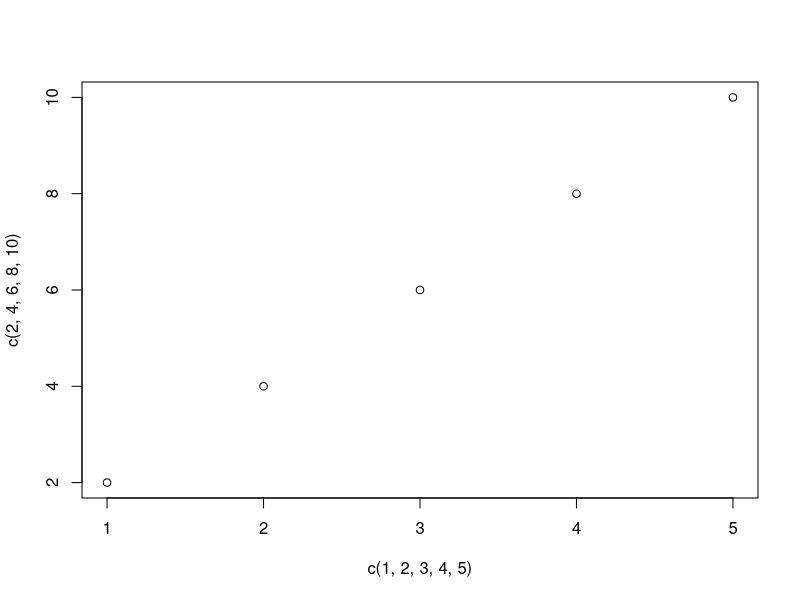
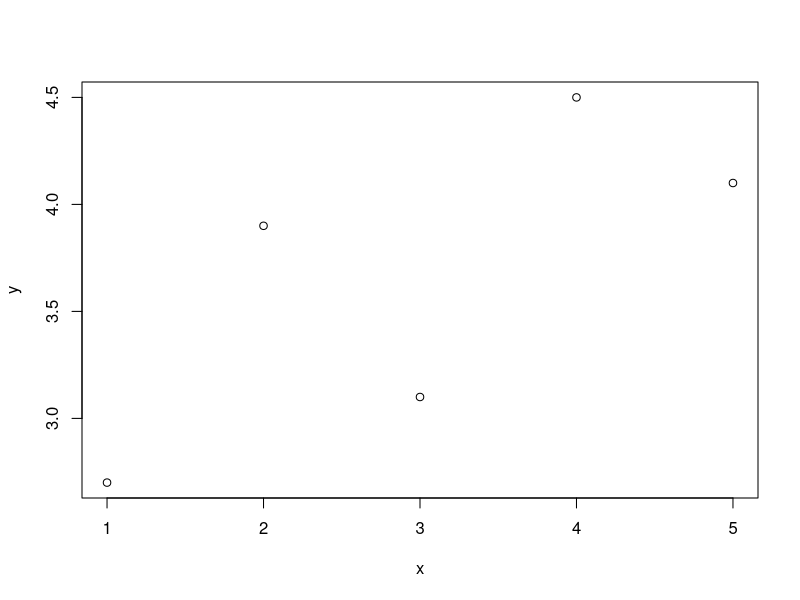
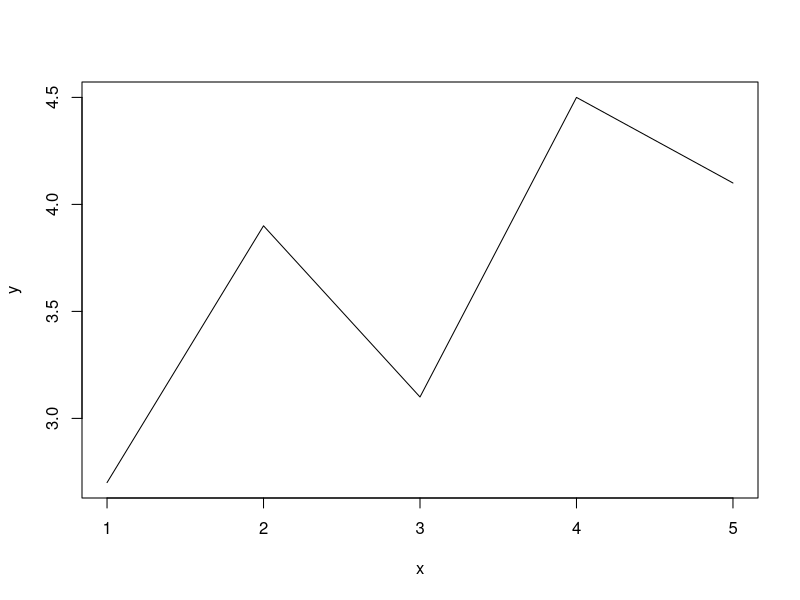
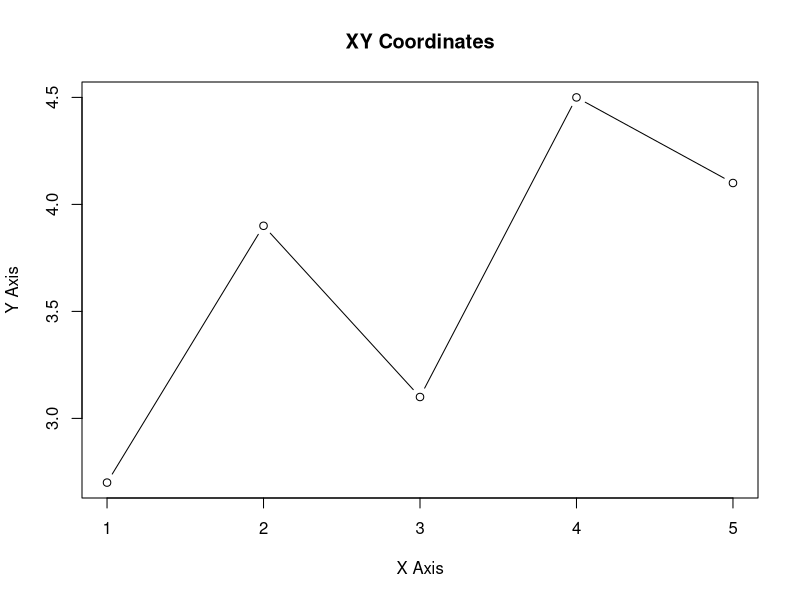
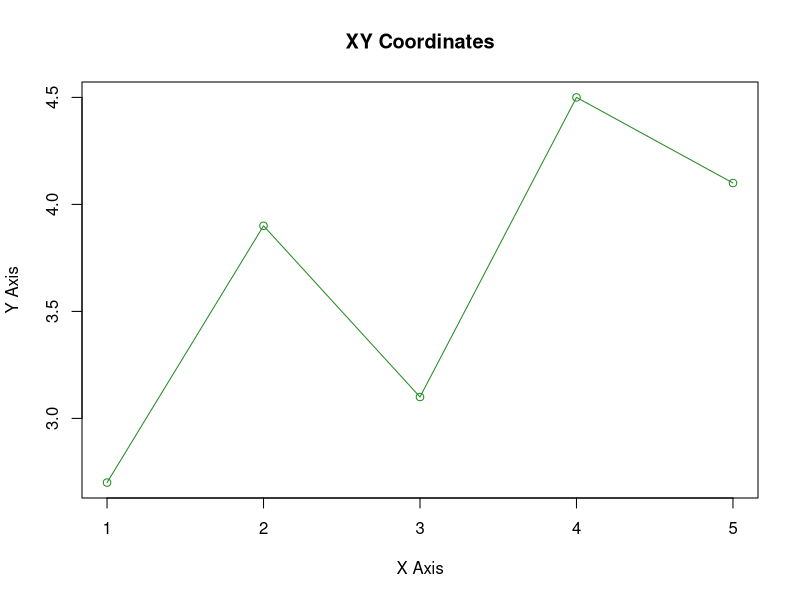
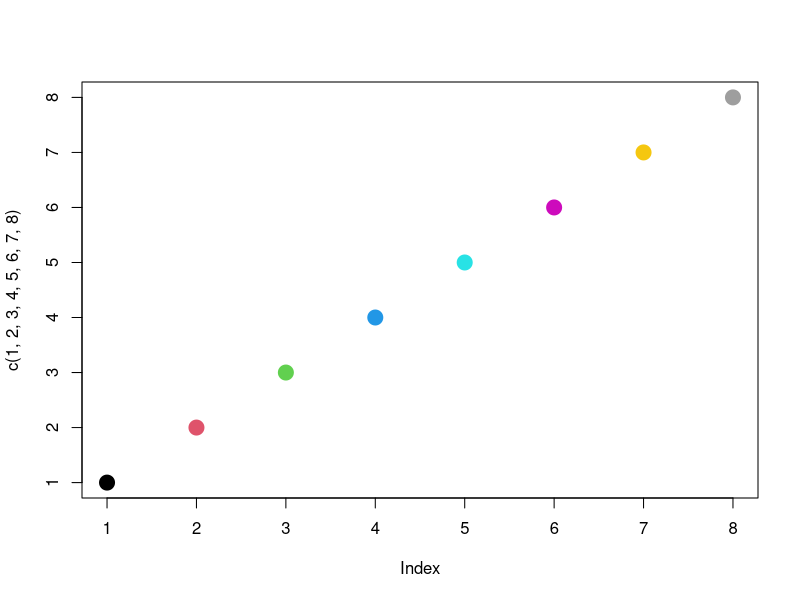
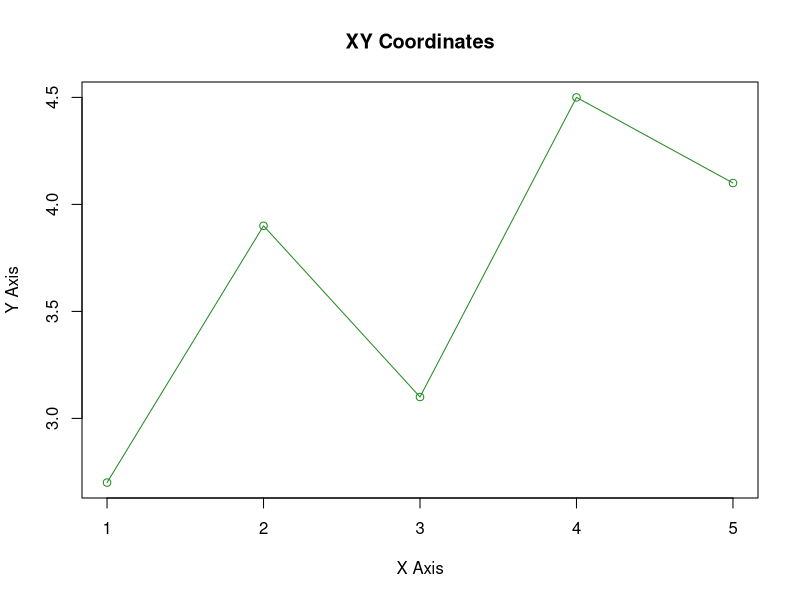
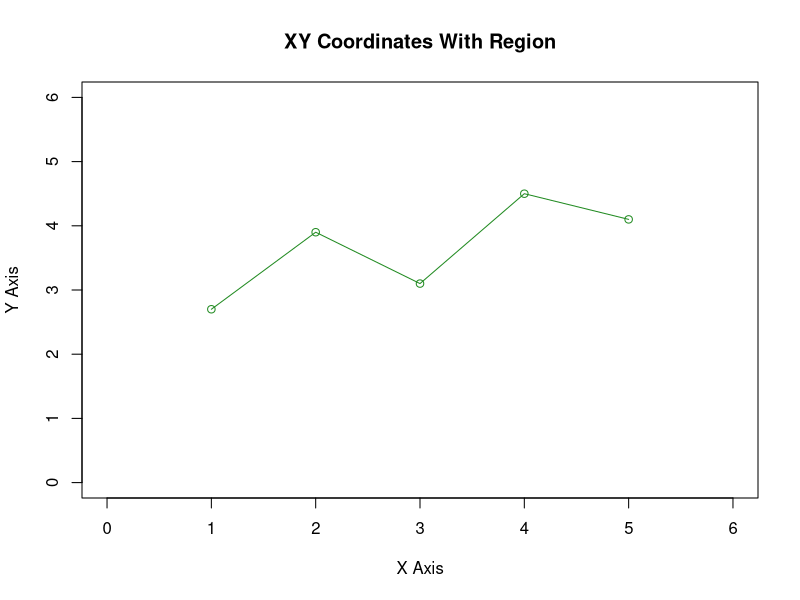

Source code (R) for these figures, in order:
## ---- chunk 1
knitr::opts_chunk$set(warning = FALSE)
knitr::opts_chunk$set(message = FALSE)
## ---- chunk 2

9000^100

9000^100 * -1

Inf + 1

Inf - 10000

20000 / Inf

Inf / 50

## ---- chunk 3
x1 <- c(10, Inf, -50, -Inf, 9000^100)
is.finite(x1)
is.infinite(x1)

m <- matrix(c(1,2,3,NA,5,6,NaN,8,Inf),nrow=3)
is.infinite(m)

df <- data.frame(col1=c(7,8,9),col2=c(10,11,Inf))
#is.infinite(df) #will generate an error

## ---- chunk 4
x1 <- c(10, NA, -50, NaN, 9000^100)
is.na(x1)

is.nan(x1)


df <- data.frame(col1=c(7,8,NaN),col2=c(10,11,NA))
is.na(df)

#is.nan(df) #will generate an error

## ---- chunk 5
m <- matrix(
      c('hello','world',
        'goodbye','charlotte'),
      nrow= 2,ncol=2,
      byrow=TRUE)

m

attributes(m)
## ---- chunk 6

dfm <- data.frame(
        word1=c('hello','goodbye'),
        word2=c('world','charlotte'))

dfm

attributes(dfm)

attr(x=dfm,which='names')
## ---- chunk 7
m <- matrix(c('hello','world','goodbye','charlotte'),
              nrow= 2,ncol=2,byrow=TRUE)

attributes(m)

attr(x=m,which='dimnames')

## ---- chunk 8
m <- matrix(
     c('hello','world','goodbye','charlotte'),
     nrow=2,ncol=2,byrow=TRUE,
     dimnames=list(c('phrase1','phrase2'),
                   c('word1','word2')))

m

attributes(m)


## ---- chunk 9
attr(m, "values") <- c("letters", "numbers")
attributes(m)

## ---- chunk 10
v <- c("hello", "world")
v
class(v)


m2 <- matrix(1:9, nrow=3 )
dimnames(m2) <- list(c("A", "B","C"), c( "D", "E", "F"))
m2

class(m2)

dfm

class(dfm)

## ---- chunk 11
num <- 1000000000
print(num) #scientific notation

## ---- chunk 12
class(num) <- c("POSIXct", "POSIXt")
print(num)

## ---- chunk 13
num.vec <- 1:4
is.integer(num.vec)
is.numeric(num.vec)
is.matrix(num.vec)
is.data.frame(num.vec)
is.vector(num.vec)
is.logical(num.vec)

## ---- chunk 14
1:4 + c(T, F, F, T)
## ---- chunk 15
as.numeric(c(T, F, F, T))
## ---- chunk 16
as.numeric("32.4")
## ---- chunk 17
as.numeric("g'day mate")

## ---- chunk 18
as.logical(as.numeric(c("1", "0", "1", "0","0")))
## ---- chunk 19
xfactor <- factor(x=c("plum", "pear", "plum", "plum", "apple", "apple", "plum"))
xfactor
as.numeric(xfactor)
## ---- chunk 20
foo <- matrix(c(1,2,3,4),ncol=2)
baz <- list(var1=foo,var2=c(T,F,T),var3=factor(x=c(2,3,4,4,2)))
baz


#as.data.frame(baz)  #list variables have varied lengths ERROR

## ---- chunk 21
foo <- list(var1=c(3,4,5,1), var2=c(T,F,T,T), var3=factor(x=c(4,4,2,1)))
foo
as.data.frame(foo)

## ---- chunk 22
plot(x=c(1,2,3,4,5), y=c(2,4,6,8,10))

## ---- chunk 23
m <- matrix(c(1.0, 2.0, 3.0, 4.0, 5.0, 2.7, 3.9, 3.1, 4.5, 4.1),
              ncol=2,dimnames=list(NULL,c('x','y')))
m

plot(m)

## ---- chunk 24
m
plot(m,type="l") # line plot (lower case L)

## ---- chunk 25
# type 'b' is line and point
plot(m,type='b', main="XY Coordinates", 
     xlab="X Axis", ylab="Y Axis")

## ---- chunk 26
colors()

## ---- chunk 27
plot(m,type="o", col='forestgreen',
       main="XY Coordinates", xlab="X Axis", ylab="Y Axis")

## ---- chunk 28
plot(c(1,2,3,4,5,6,7,8),pch=19,cex=2,col=c(1,2,3,4,5,6,7,8))
## ---- chunk 29
plot(m,type="o", col='forestgreen',
       main="XY Coordinates", xlab="X Axis", ylab="Y Axis")

plot(m,type="o", col='forestgreen', 
   main="XY Coordinates With Region",
   xlab="X Axis", ylab="Y Axis", xlim=c(0,6), ylim=c(0,6))

## ---- chunk 30
plot(m,type="o", col='forestgreen',main="XY Coordinates",
       xlab="X Axis", ylab="Y Axis")
points(pch='w',c(1.5, 2.0, 2.5, 3.0, 3.5, 4.0, 4.5),
         c(3.0, 3.125, 3.25, 3.375, 4.0, 4.125, 4.5),
         col='darkviolet')

## ---- chunk 31
plot(m,type="o", col='forestgreen',
       main="XY Coordinates", xlab="X Axis", ylab="Y Axis")
lines(c(1.5, 2.0, 2.5, 3.0, 3.5, 4.0, 4.5),
        c(3.0, 3.125, 3.25, 3.375, 4.0, 4.125, 4.5),
        col='darkviolet')

